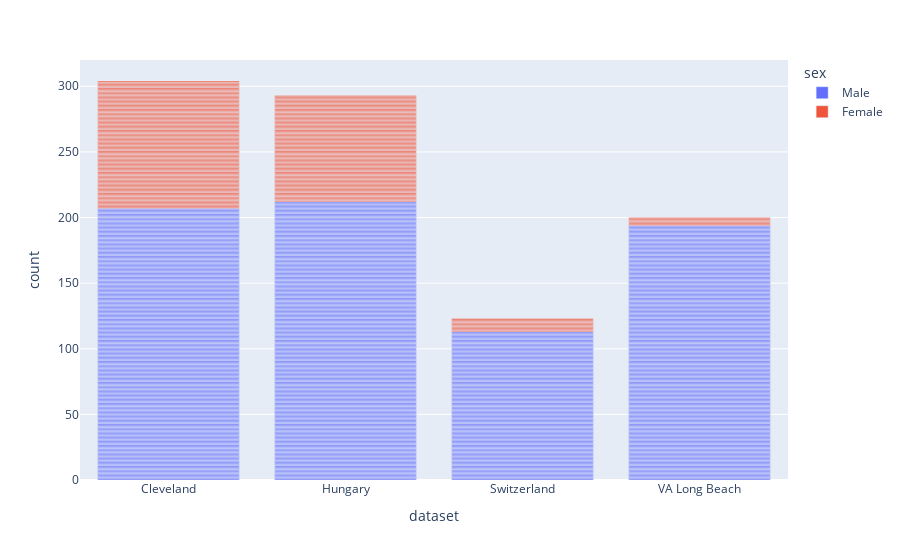

The cell this chart's notebook holds for it:
### Code cell
# plot the countplot of dataset column 
sns.countplot(data=df, x='dataset', hue='sex')

# better plots with plotly
fig =px.bar(df, x='dataset', color='sex')
fig.show()

# print the values count of dataset column grouped by sex
print(df.groupby('sex')['dataset'].value_counts())

### Figure 1 — Plotly figure (JSON) as saved in the notebook; plotly's stock layout.template omitted (floating-point values rounded to 4 significant figures; data arrays with more than 128 entries replaced by an {"elided": "..."} marker saying what was removed)
{"data": [{"alignmentgroup": "True", "hovertemplate": "sex=Male<br>dataset=%{x}<br>count=%{y}<extra></extra>", "legendgroup": "Male", "marker": {"color": "#636efa", "pattern": {"shape": ""}}, "name": "Male", "offsetgroup": "Male", "orientation": "v", "showlegend": true, "textposition": "auto", "type": "bar", "x": {"elided": "726 str values"}, "xaxis": "x", "y": {"elided": "726 int values"}, "yaxis": "y"}, {"alignmentgroup": "True", "hovertemplate": "sex=Female<br>dataset=%{x}<br>count=%{y}<extra></extra>", "legendgroup": "Female", "marker": {"color": "#EF553B", "pattern": {"shape": ""}}, "name": "Female", "offsetgroup": "Female", "orientation": "v", "showlegend": true, "textposition": "auto", "type": "bar", "x": {"elided": "194 str values"}, "xaxis": "x", "y": {"elided": "194 int values"}, "yaxis": "y"}], "layout": {"barmode": "relative", "legend": {"title": {"text": "sex"}, "tracegroupgap": 0}, "margin": {"t": 60}, "xaxis": {"anchor": "y", "domain": [0, 1], "title": {"text": "dataset"}}, "yaxis": {"anchor": "x", "domain": [0, 1], "title": {"text": "count"}}}}
